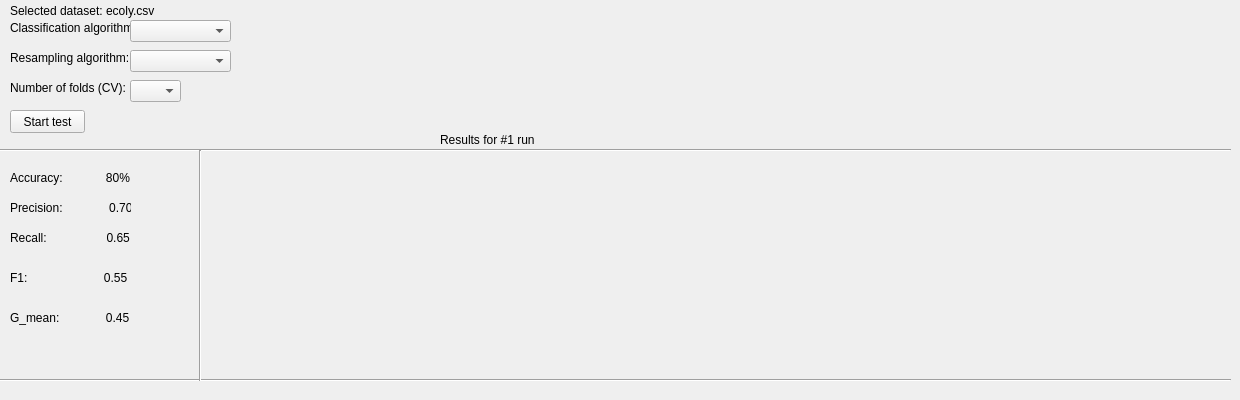
      <widget class="QWidget" name="tab_2">
       <attribute name="title">
        <string>Classification and Results</string>
       </attribute>
       <widget class="QLabel" name="label_12">
        <property name="geometry">
         <rect>
          <x>10</x>
          <y>0</y>
          <width>181</width>
          <height>21</height>
         </rect>
        </property>
        <property name="text">
         <string>Selected dataset: ecoly.csv</string>
        </property>
       </widget>
       <widget class="QLabel" name="label_19">
        <property name="geometry">
         <rect>
          <x>10</x>
          <y>20</y>
          <width>121</width>
          <height>16</height>
         </rect>
        </property>
        <property name="text">
         <string>Classification algorithm:</string>
        </property>
       </widget>
       <widget class="QLabel" name="label_22">
        <property name="geometry">
         <rect>
          <x>10</x>
          <y>50</y>
          <width>121</width>
          <height>16</height>
         </rect>
        </property>
        <property name="text">
         <string>Resampling algorithm:</string>
        </property>
       </widget>
       <widget class="QLabel" name="label_24">
        <property name="geometry">
         <rect>
          <x>10</x>
          <y>80</y>
          <width>121</width>
          <height>16</height>
         </rect>
        </property>
        <property name="text">
         <string>Number of folds (CV):</string>
        </property>
       </widget>
       <widget class="QComboBox" name="comboBox">
        <property name="geometry">
         <rect>
          <x>130</x>
          <y>20</y>
          <width>101</width>
          <height>22</height>
         </rect>
        </property>
        <property name="currentText">
         <string/>
        </property>
       </widget>
       <widget class="QComboBox" name="comboBox_2">
        <property name="geometry">
         <rect>
          <x>130</x>
          <y>50</y>
          <width>101</width>
          <height>22</height>
         </rect>
        </property>
       </widget>
       <widget class="QComboBox" name="comboBox_3">
        <property name="geometry">
         <rect>
          <x>130</x>
          <y>80</y>
          <width>51</width>
          <height>22</height>
         </rect>
        </property>
       </widget>
       <widget class="Line" name="line_2">
        <property name="geometry">
         <rect>
          <x>0</x>
          <y>140</y>
          <width>1231</width>
          <height>21</height>
         </rect>
        </property>
        <property name="orientation">
         <enum>Qt::Horizontal</enum>
        </property>
       </widget>
       <widget class="Line" name="line_3">
        <property name="geometry">
         <rect>
          <x>0</x>
          <y>370</y>
          <width>1231</width>
          <height>21</height>
         </rect>
        </property>
        <property name="orientation">
         <enum>Qt::Horizontal</enum>
        </property>
       </widget>
       <widget class="QLabel" name="label_26">
        <property name="geometry">
         <rect>
          <x>440</x>
          <y>130</y>
          <width>151</width>
          <height>20</height>
         </rect>
        </property>
        <property name="text">
         <string>Results for #1 run</string>
        </property>
       </widget>
       <widget class="QLabel" name="label_33">
        <property name="geometry">
         <rect>
          <x>10</x>
          <y>170</y>
          <width>121</width>
          <height>16</height>
         </rect>
        </property>
        <property name="text">
         <string>Accuracy:             80%</string>
        </property>
       </widget>
       <widget class="QLabel" name="label_34">
        <property name="geometry">
         <rect>
          <x>10</x>
          <y>200</y>
          <width>121</width>
          <height>16</height>
         </rect>
        </property>
        <property name="text">
         <string>Precision:              0.70</string>
        </property>
       </widget>
       <widget class="QLabel" name="label_35">
        <property name="geometry">
         <rect>
          <x>10</x>
          <y>230</y>
          <width>121</width>
          <height>16</height>
         </rect>
        </property>
        <property name="text">
         <string>Recall:                  0.65</string>
        </property>
       </widget>
       <widget class="QLabel" name="label_38">
        <property name="geometry">
         <rect>
          <x>10</x>
          <y>270</y>
          <width>121</width>
          <height>16</height>
         </rect>
        </property>
        <property name="text">
         <string>F1:                       0.55</string>
        </property>
       </widget>
       <widget class="QLabel" name="label_39">
        <property name="geometry">
         <rect>
          <x>10</x>
          <y>310</y>
          <width>121</width>
          <height>16</height>
         </rect>
        </property>
        <property name="text">
         <string>G_mean:              0.45</string>
        </property>
       </widget>
       <widget class="Line" name="line_4">
        <property name="geometry">
         <rect>
          <x>190</x>
          <y>150</y>
          <width>20</width>
          <height>231</height>
         </rect>
        </property>
        <property name="orientation">
         <enum>Qt::Vertical</enum>
        </property>
       </widget>
       <widget class="QPushButton" name="pushButton_5">
        <property name="geometry">
         <rect>
          <x>10</x>
          <y>110</y>
          <width>75</width>
          <height>23</height>
         </rect>
        </property>
        <property name="text">
         <string>Start test</string>
        </property>
       </widget>
      </widget>
